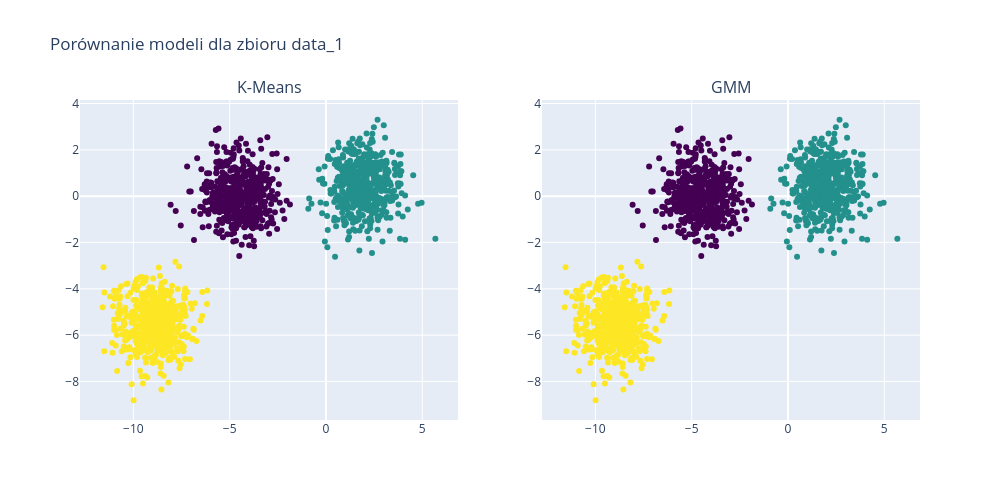
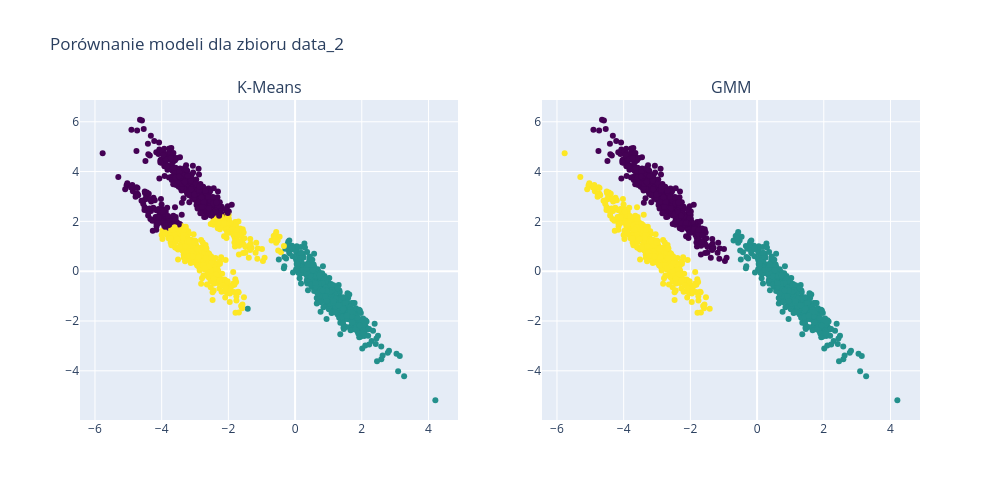
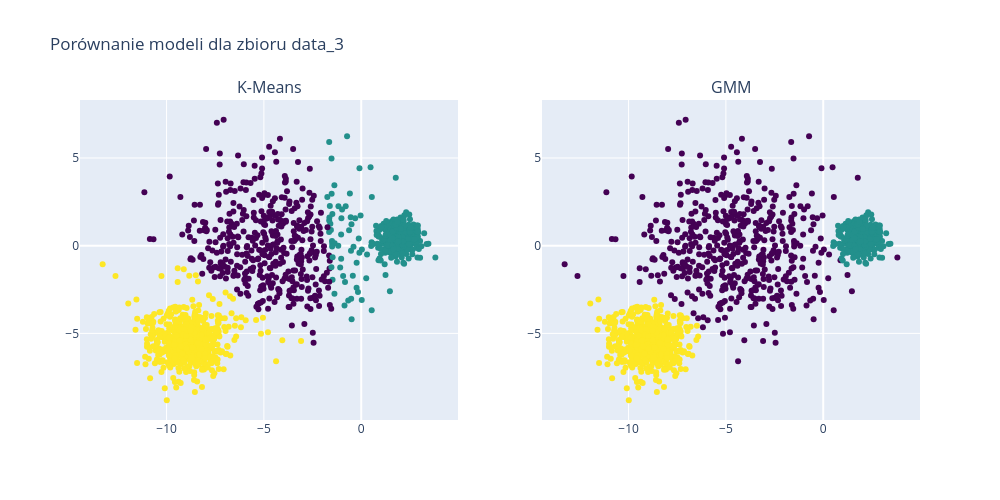
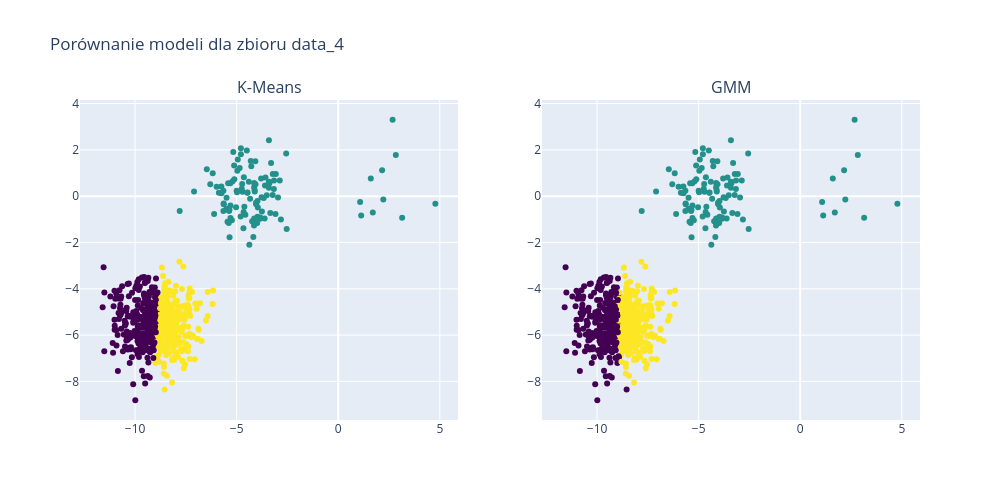

The notebook cell these images were saved under, in order:
### Code cell
import numpy as np
from sklearn.cluster import KMeans
from sklearn.mixture import GaussianMixture
import plotly.graph_objects as go
from plotly.subplots import make_subplots




for i in range(1,6):
    X = np.load(f'data{i}.npy')
    
    kmeans = KMeans(n_clusters=3,random_state=42)
    gmm = GaussianMixture(n_components=3,random_state=42)
    
    labels_kmeans = kmeans.fit_predict(X)
    labels_gmm = gmm.fit_predict(X)
    
    
    fig = make_subplots(rows=1,cols=2,subplot_titles=("K-Means","GMM"))
    fig.add_trace(go.Scatter(x=X[:,0],y=X[:,1],mode='markers',marker=dict(color=labels_kmeans, colorscale='Viridis')),
        row=1, col=1)
    fig.add_trace(
        go.Scatter(x=X[:, 0], y=X[:, 1], mode='markers', 
                   marker=dict(color=labels_gmm, colorscale='Viridis')),
        row=1, col=2
    )
    fig.update_layout(title_text=f"Porównanie modeli dla zbioru data_{i}", 
                      showlegend=False, 
                      height=500, width=1000)
    fig.show()

### Figure 1 — Plotly figure (JSON) as saved in the notebook; plotly's stock layout.template omitted (floating-point values rounded to 4 significant figures; data arrays with more than 128 entries replaced by an {"elided": "..."} marker saying what was removed)
{"data": [{"marker": {"color": {"elided": "1500 int values"}, "colorscale": [[0, "#440154"], [0.1111, "#482878"], [0.2222, "#3e4989"], [0.3333, "#31688e"], [0.4444, "#26828e"], [0.5556, "#1f9e89"], [0.6667, "#35b779"], [0.7778, "#6ece58"], [0.8889, "#b5de2b"], [1, "#fde725"]]}, "mode": "markers", "type": "scatter", "x": {"elided": "1500 float values"}, "xaxis": "x", "y": {"elided": "1500 float values"}, "yaxis": "y"}, {"marker": {"color": {"elided": "1500 int values"}, "colorscale": [[0, "#440154"], [0.1111, "#482878"], [0.2222, "#3e4989"], [0.3333, "#31688e"], [0.4444, "#26828e"], [0.5556, "#1f9e89"], [0.6667, "#35b779"], [0.7778, "#6ece58"], [0.8889, "#b5de2b"], [1, "#fde725"]]}, "mode": "markers", "type": "scatter", "x": {"elided": "1500 float values"}, "xaxis": "x2", "y": {"elided": "1500 float values"}, "yaxis": "y2"}], "layout": {"annotations": [{"font": {"size": 16}, "showarrow": false, "text": "K-Means", "x": 0.225, "xanchor": "center", "xref": "paper", "y": 1, "yanchor": "bottom", "yref": "paper"}, {"font": {"size": 16}, "showarrow": false, "text": "GMM", "x": 0.775, "xanchor": "center", "xref": "paper", "y": 1, "yanchor": "bottom", "yref": "paper"}], "height": 500, "showlegend": false, "title": {"text": "Porównanie modeli dla zbioru data_1"}, "width": 1000, "xaxis": {"anchor": "y", "domain": [0, 0.45]}, "xaxis2": {"anchor": "y2", "domain": [0.55, 1]}, "yaxis": {"anchor": "x", "domain": [0, 1]}, "yaxis2": {"anchor": "x2", "domain": [0, 1]}}}

### Figure 2 — Plotly figure (JSON) as saved in the notebook; plotly's stock layout.template omitted (floating-point values rounded to 4 significant figures; data arrays with more than 128 entries replaced by an {"elided": "..."} marker saying what was removed)
{"data": [{"marker": {"color": {"elided": "1500 int values"}, "colorscale": [[0, "#440154"], [0.1111, "#482878"], [0.2222, "#3e4989"], [0.3333, "#31688e"], [0.4444, "#26828e"], [0.5556, "#1f9e89"], [0.6667, "#35b779"], [0.7778, "#6ece58"], [0.8889, "#b5de2b"], [1, "#fde725"]]}, "mode": "markers", "type": "scatter", "x": {"elided": "1500 float values"}, "xaxis": "x", "y": {"elided": "1500 float values"}, "yaxis": "y"}, {"marker": {"color": {"elided": "1500 int values"}, "colorscale": [[0, "#440154"], [0.1111, "#482878"], [0.2222, "#3e4989"], [0.3333, "#31688e"], [0.4444, "#26828e"], [0.5556, "#1f9e89"], [0.6667, "#35b779"], [0.7778, "#6ece58"], [0.8889, "#b5de2b"], [1, "#fde725"]]}, "mode": "markers", "type": "scatter", "x": {"elided": "1500 float values"}, "xaxis": "x2", "y": {"elided": "1500 float values"}, "yaxis": "y2"}], "layout": {"annotations": [{"font": {"size": 16}, "showarrow": false, "text": "K-Means", "x": 0.225, "xanchor": "center", "xref": "paper", "y": 1, "yanchor": "bottom", "yref": "paper"}, {"font": {"size": 16}, "showarrow": false, "text": "GMM", "x": 0.775, "xanchor": "center", "xref": "paper", "y": 1, "yanchor": "bottom", "yref": "paper"}], "height": 500, "showlegend": false, "title": {"text": "Porównanie modeli dla zbioru data_2"}, "width": 1000, "xaxis": {"anchor": "y", "domain": [0, 0.45]}, "xaxis2": {"anchor": "y2", "domain": [0.55, 1]}, "yaxis": {"anchor": "x", "domain": [0, 1]}, "yaxis2": {"anchor": "x2", "domain": [0, 1]}}}

### Figure 3 — Plotly figure (JSON) as saved in the notebook; plotly's stock layout.template omitted (floating-point values rounded to 4 significant figures; data arrays with more than 128 entries replaced by an {"elided": "..."} marker saying what was removed)
{"data": [{"marker": {"color": {"elided": "1500 int values"}, "colorscale": [[0, "#440154"], [0.1111, "#482878"], [0.2222, "#3e4989"], [0.3333, "#31688e"], [0.4444, "#26828e"], [0.5556, "#1f9e89"], [0.6667, "#35b779"], [0.7778, "#6ece58"], [0.8889, "#b5de2b"], [1, "#fde725"]]}, "mode": "markers", "type": "scatter", "x": {"elided": "1500 float values"}, "xaxis": "x", "y": {"elided": "1500 float values"}, "yaxis": "y"}, {"marker": {"color": {"elided": "1500 int values"}, "colorscale": [[0, "#440154"], [0.1111, "#482878"], [0.2222, "#3e4989"], [0.3333, "#31688e"], [0.4444, "#26828e"], [0.5556, "#1f9e89"], [0.6667, "#35b779"], [0.7778, "#6ece58"], [0.8889, "#b5de2b"], [1, "#fde725"]]}, "mode": "markers", "type": "scatter", "x": {"elided": "1500 float values"}, "xaxis": "x2", "y": {"elided": "1500 float values"}, "yaxis": "y2"}], "layout": {"annotations": [{"font": {"size": 16}, "showarrow": false, "text": "K-Means", "x": 0.225, "xanchor": "center", "xref": "paper", "y": 1, "yanchor": "bottom", "yref": "paper"}, {"font": {"size": 16}, "showarrow": false, "text": "GMM", "x": 0.775, "xanchor": "center", "xref": "paper", "y": 1, "yanchor": "bottom", "yref": "paper"}], "height": 500, "showlegend": false, "title": {"text": "Porównanie modeli dla zbioru data_3"}, "width": 1000, "xaxis": {"anchor": "y", "domain": [0, 0.45]}, "xaxis2": {"anchor": "y2", "domain": [0.55, 1]}, "yaxis": {"anchor": "x", "domain": [0, 1]}, "yaxis2": {"anchor": "x2", "domain": [0, 1]}}}

### Figure 4 — Plotly figure (JSON) as saved in the notebook; plotly's stock layout.template omitted (floating-point values rounded to 4 significant figures; data arrays with more than 128 entries replaced by an {"elided": "..."} marker saying what was removed)
{"data": [{"marker": {"color": {"elided": "610 int values"}, "colorscale": [[0, "#440154"], [0.1111, "#482878"], [0.2222, "#3e4989"], [0.3333, "#31688e"], [0.4444, "#26828e"], [0.5556, "#1f9e89"], [0.6667, "#35b779"], [0.7778, "#6ece58"], [0.8889, "#b5de2b"], [1, "#fde725"]]}, "mode": "markers", "type": "scatter", "x": {"elided": "610 float values"}, "xaxis": "x", "y": {"elided": "610 float values"}, "yaxis": "y"}, {"marker": {"color": {"elided": "610 int values"}, "colorscale": [[0, "#440154"], [0.1111, "#482878"], [0.2222, "#3e4989"], [0.3333, "#31688e"], [0.4444, "#26828e"], [0.5556, "#1f9e89"], [0.6667, "#35b779"], [0.7778, "#6ece58"], [0.8889, "#b5de2b"], [1, "#fde725"]]}, "mode": "markers", "type": "scatter", "x": {"elided": "610 float values"}, "xaxis": "x2", "y": {"elided": "610 float values"}, "yaxis": "y2"}], "layout": {"annotations": [{"font": {"size": 16}, "showarrow": false, "text": "K-Means", "x": 0.225, "xanchor": "center", "xref": "paper", "y": 1, "yanchor": "bottom", "yref": "paper"}, {"font": {"size": 16}, "showarrow": false, "text": "GMM", "x": 0.775, "xanchor": "center", "xref": "paper", "y": 1, "yanchor": "bottom", "yref": "paper"}], "height": 500, "showlegend": false, "title": {"text": "Porównanie modeli dla zbioru data_4"}, "width": 1000, "xaxis": {"anchor": "y", "domain": [0, 0.45]}, "xaxis2": {"anchor": "y2", "domain": [0.55, 1]}, "yaxis": {"anchor": "x", "domain": [0, 1]}, "yaxis2": {"anchor": "x2", "domain": [0, 1]}}}
